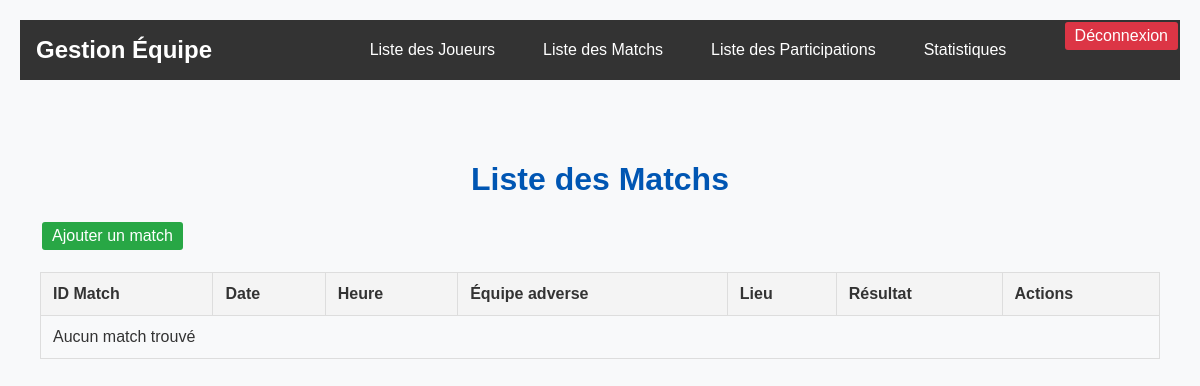
Before: /vue/listeMatchs.php with the older database file.
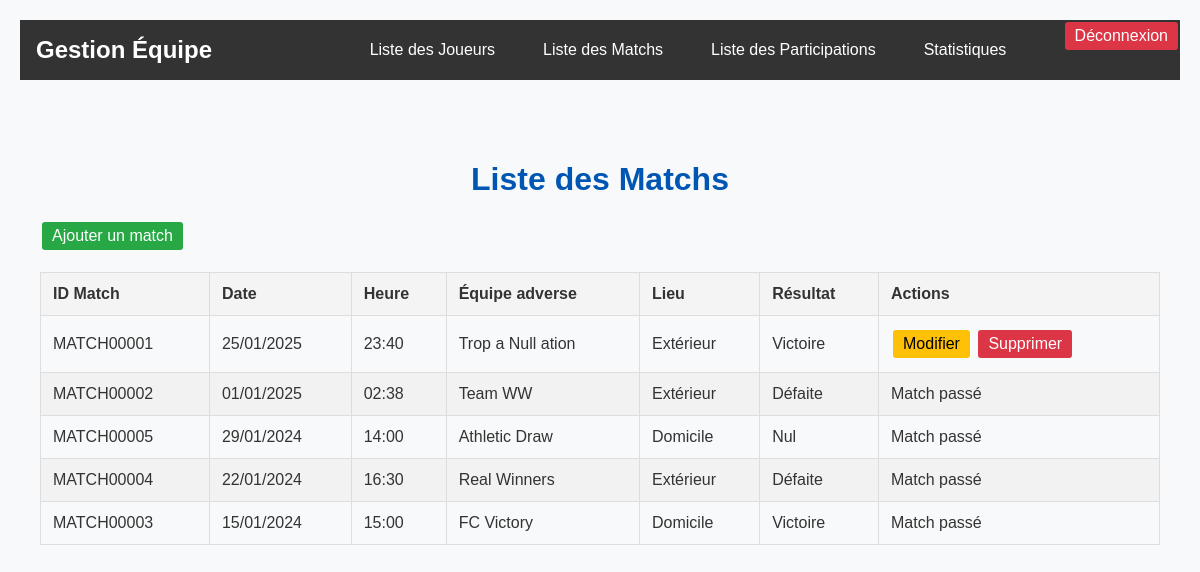
After: the same page with the newer database file.
### tables this page shows
CREATE TABLE `match_foot` (
  `Id_match` varchar(50) NOT NULL,
  `Date_match` date DEFAULT NULL,
  `Heure_match` time DEFAULT NULL,
  `Nom_equipe_adverse` varchar(50) DEFAULT NULL,
  `Domicile_externe` tinyint(1) DEFAULT NULL,
  `Resultat_match` enum('Victoire','Défaite','Nul','Non joué') DEFAULT 'Non joué'
);

### modele/matchModel.php (called while the page is built, shortened)
<?php
require_once '../config/bd.php';
function getMatchs() {
    global $linkpdo;
    $requete = $linkpdo->prepare("SELECT DISTINCT * FROM match_foot ORDER BY Date_match DESC, Heure_match DESC");
    $requete->execute();
    return $requete->fetchAll(PDO::FETCH_ASSOC);
}

### controleur/matchControleur.php (called while the page is built, shortened)
<?php
require_once '../modele/matchModel.php';
function afficherListeMatchs() {
    return getMatchs();
}
function formatLieuMatch($domicile) {
    return $domicile ? 'Domicile' : 'Extérieur';
}
function formatResultat($resultat) {
    return $resultat ?? 'Non joué';
}

### vue/listeMatchs.php (the view, shortened to what this page needs)
<?php
require_once '../controleur/matchControleur.php';
$matchs = afficherListeMatchs();
include "header.php";
?>
<!DOCTYPE html>
<html lang="fr">
<head>
    <link rel="stylesheet" href="./css/style.css">
</head>
<body>
    <div class="container">
        <h1>Liste des Matchs</h1>
        <div style="margin: 20px 0;">
            <a href="ajouterMatch.php" class="button" style="background: #28a745; color: white;">Ajouter un match</a>
        </div>
        <table>
            <thead>
                <tr>
                    <th>ID Match</th>
                    <th>Date</th>
                    <th>Heure</th>
                    <th>Équipe adverse</th>
                    <th>Lieu</th>
                    <th>Résultat</th>
                    <th>Actions</th>
                </tr>
            </thead>
            <tbody>
                <?php if ($matchs): ?>
                    <?php foreach ($matchs as $match): ?>
                        <tr>
                            <td><?php echo htmlspecialchars($match['Id_match']); ?></td>
                            <td><?php echo htmlspecialchars(date('d/m/Y', strtotime($match['Date_match']))); ?></td>
                            <td><?php echo htmlspecialchars(date('H:i', strtotime($match['Heure_match']))); ?></td>
                            <td><?php echo htmlspecialchars($match['Nom_equipe_adverse']); ?></td>
                            <td><?php echo formatLieuMatch($match['Domicile_externe']); ?></td>
                            <td><?php echo formatResultat($match['Resultat_match']); ?></td>
                            <td>
                                <?php
                                $match_datetime = new DateTime($match['Date_match'] . ' ' . $match['Heure_match']);
                                $now = new DateTime();
                                if ($match_datetime > $now):
                                ?>
                                    <a href="modifierMatch.php?id=<?php echo urlencode($match['Id_match']); ?>"
                                       class="button edit-btn">Modifier</a>
                                    <a href="supprimerMatch.php?id=<?php echo urlencode($match['Id_match']); ?>"
                                       class="button delete-btn"
                                       onclick="return confirm('Êtes-vous sûr de vouloir supprimer ce match ?');">Supprimer</a>
                                <?php elseif ($match['Resultat_match'] === 'Non joué'): ?>
                                    <a href="modifierMatch.php?id=<?php echo urlencode($match['Id_match']); ?>"
                                       class="button edit-btn">Modifier résultat</a>
                                <?php else: ?>
                                    <span class="text-muted">Match passé</span>
                                <?php endif; ?>
                            </td>
                        </tr>
                    <?php endforeach; ?>
                <?php else: ?>
                    <tr>
                        <td colspan="7">Aucun match trouvé</td>
                    </tr>
                <?php endif; ?>
            </tbody>
        </table>
    </div>
</body>
</html>

Changed rows visible on the page:
added match_foot: Id_match "MATCH00001", Date_match "25/01/2025", Heure_match "23:40", Nom_equipe_adverse "Trop a Null ation", Domicile_externe "Extérieur", Resultat_match "Victoire"
added match_foot: Id_match "MATCH00002", Date_match "01/01/2025", Heure_match "02:38", Nom_equipe_adverse "Team WW", Domicile_externe "Extérieur", Resultat_match "Défaite", shows "Match passé"
added match_foot: Id_match "MATCH00005", Date_match "29/01/2024", Heure_match "14:00", Nom_equipe_adverse "Athletic Draw", Domicile_externe "Domicile", Resultat_match "Nul", shows "Match passé"
added match_foot: Id_match "MATCH00004", Date_match "22/01/2024", Heure_match "16:30", Nom_equipe_adverse "Real Winners", Domicile_externe "Extérieur", Resultat_match "Défaite", shows "Match passé"
added match_foot: Id_match "MATCH00003", Date_match "15/01/2024", Heure_match "15:00", Nom_equipe_adverse "FC Victory", Domicile_externe "Domicile", Resultat_match "Victoire", shows "Match passé"
Other visible differences:
text no longer shown: "Aucun match trouvé"
